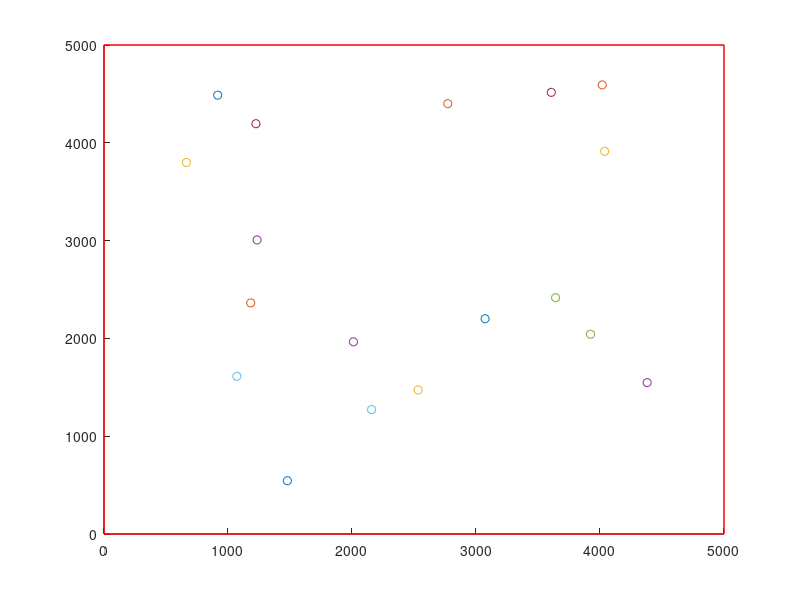

Source code (MATLAB): (Note: this script raises an error after producing the figure.)
%% Generate wells
% 10ft of screen length for every 100 gpm
% 3.048 m                         545 m^3/day

Q_tot = 0;
wells = [];
while Q_tot < 5000
    while true
        xw = 400 + (4600 - 400)*rand;
        yw = 400 + (4600 - 400)*rand;
        if isempty(wells)
            break;
        else
            mindst = min(sqrt((wells(:,1) - xw).^2 + (wells(:,2) - yw).^2));
            if mindst > 400
                break;
            end
        end
    end
    
    qw = 100 + (500 - 100)*rand;
    slw = 10 + (100-10)*rand;
    r = (250 - slw)*rand;
    bw = -270 + r;
    tw = bw + slw;
    wells = [wells;xw yw tw bw -qw];
    Q_tot = Q_tot + qw;
end
wells(:,5) = wells(:,5).*(-5000/sum(wells(:,5)));
%% write wells to file
fid = fopen('wells_box3d.npsat','w');
fprintf(fid,'%d\n', size(wells,1));
fprintf(fid,'%f %f %f %f %f\n',wells');
fclose(fid);
%% Plot example
% domain
clf 
hold on
plot3([0 5000 5000 0 0],[0 0 5000 5000 0],[-270 -270 -270 -270 -270],'r')
plot3([0 5000 5000 0 0],[0 0 5000 5000 0],[30 30 30 30 30],'r')
plot3([0 0],[0 0],[-270 30],'r')
plot3([5000 5000],[0 0],[-270 30],'r')
plot3([5000 5000],[5000 5000],[-270 30],'r')
plot3([0 0],[5000 5000],[-270 30],'r')
% wells

for ii = 1:size(wells,1)
    plot3([wells(ii,1) wells(ii,1)], [wells(ii,2) wells(ii,2)],[wells(ii,3) wells(ii,4)],'o-')
end
%% define BC polygon on top
bc_poly = ginput(7);
[x2, y2] = poly2ccw(bc(:,1), bc(:,2));
plot3(bc_poly(:,1),bc_poly(:,2), 30*ones(7,1),'g')
%% list the coordinates
fprintf('%.2f %.2f\n', [x2 y2]')
%% one bc_poly example
bc_poly = [...
2506.15 2561.50;...
2709.10 2869.00;...
2819.80 2715.25;...
2616.85 1851.11;...
2034.24 2002.39;...
1930.73 1795.38;...
1731.69 1779.46];
%% left side boundary interpolation function
x = [-10:250:5250];
H(1,:) = 25*(0.3*([1:22].^2.1)/600+1);
EL(1,:) = -30*(0.7*([1:22]/22+1));
H(2,:) = 20*(0.3*([1:22].^2.1)/600+1);
EL(2,:) = -70*(0.7*([1:22]/22+1));
H(3,:) = 10*(0.3*([1:22].^2.1)/600+1);
EL(3,:) = -200*(0.5*([1:22]/22+1));
H(4,:) = 5*(0.3*([1:22].^2.1)/600+1);

bc_left = [cumsum([0 diff(x)])' H(1,:)' EL(1,:)' H(2,:)' EL(2,:)' H(3,:)' EL(3,:)' H(4,:)'];
%%
clf
hold on
EL(1,:) = -30*(0.7*([1:21]/21+1));
EL(2,:) = -70*(0.7*([1:21]/21+1));
EL(3,:) = -200*(0.5*([1:21]/21+1));
plot(x,EL(1,:),'b')
plot(x,EL(2,:),'g')
plot(x,EL(3,:),'r')
%% write left boundary to file
fid = fopen('box3d_leftv1.npsat','w');
fprintf(fid, 'SCATTERED\n');
fprintf(fid, 'VERT\n');
fprintf(fid, 'STRATIFIED\n');
fprintf(fid, '%d %d\n', [size(bc_left,1) 7]);
fprintf(fid, '%f %f %f %f %f %f %f %f\n',bc_left');
fclose(fid);
%% right side boundary
bc_right = [cumsum([0 diff(x)])' [40*(0.4*([1:22].^2.1)/600+1)]'];
fid = fopen('box3d_rightv1.npsat','w');
fprintf(fid, 'SCATTERED\n');
fprintf(fid, 'VERT\n');
fprintf(fid, 'SIMPLE\n');
fprintf(fid, '%d %d\n', [size(bc_right,1) 1]);
fprintf(fid, '%f %f\n',bc_right');
fclose(fid);
%% Test 4
% x y v
bc_pline = [...
2500 0 40;...
4000 0 30;...
5000 0 20;...
5000 1500 30;...
5000 2500 50 ...
];
%% write boundary line function file
fid = fopen('box3d_bnd_lines.npsat', 'w');
fprintf(fid, 'BOUNDARY_LINE\n');
fprintf(fid, '%d %d %f\n', [size(bc_pline,1) 1, 1.0]);
fprintf(fid, '%f %f %f\n', bc_pline');
fclose(fid);
%% Write files for Multipolygon recharge
% First split the domain
plot([0 5000 5000 0 0], [0 0 5000 5000 0]);

% make firts poly
[x, y] = ginput;
poly1 = [x y];
hold on
plot(poly1(:,1), poly1(:,2))

% set two more points to define the second polygon
[x, y] = ginput(2);
poly2 = [poly1(1:2,:); [x y]; [-100 -100]];
plot(poly2(:,1), poly2(:,2))
% make the other polygon as the intersection 
p1 = polyshape(poly1(:,1),poly1(:,2));
p2 = polyshape(poly2(:,1),poly2(:,2));
dom = polyshape([0 5000 5000 0 0], [0 0 5000 5000 0]);

p3 = subtract(dom,p1);
p3 = subtract(p3, p2);
%%
plot(p1)
hold on
plot(p2)
plot(p3)
plot([0 5000 5000 0 0], [0 0 5000 5000 0]);
%% Create interpolation functions for each subdomain
% The first will be scattered
% scatter points on the bounding box
xr = min(p1.Vertices(:,1)) + (max(p1.Vertices(:,1)) - min(p1.Vertices(:,1)))*rand(60,1);
yr = min(p1.Vertices(:,2)) + (max(p1.Vertices(:,2)) - min(p1.Vertices(:,2)))*rand(60,1);
R1 = 0.00001 + (0.0005 - 0.00001)*rand(60,1);
writeScatteredData('p1_rch.npsat', struct('PDIM', 2, 'TYPE', 'HOR', 'MODE', 'SIMPLE'), [xr yr R1]);
%% The second will be gridded with equal spacing and nearest interpolation
xg = linspace(min(p2.Vertices(:,1)), max(p2.Vertices(:,1)), 10);
yg = linspace(min(p2.Vertices(:,2)), max(p2.Vertices(:,2)), 7);
fid = fopen('p2_Xaxis.npsat','w');
fprintf(fid, 'CONST %d\n', length(xg));
fprintf(fid, '%.2f %.2f\n',[xg(1) diff(xg(1:2))]);
fclose(fid);

fid = fopen('p2_Yaxis.npsat','w');
fprintf(fid, 'CONST %d\n', length(yg));
fprintf(fid, '%.2f %.2f\n',[yg(1) diff(yg(1:2))]);
fclose(fid);

fid = fopen('p_Zaxis.npsat','w');
fprintf(fid, 'CONST %d\n', 1);
fprintf(fid, '%.2f %.2f\n', [0 10]);
fclose(fid);

frmt = '%.5f';
for ii = 1:(length(xg)-1)
    frmt = [frmt ' %.5f'];
end
frmt = [frmt '\n'];

p2_data = 0.00001 + (0.001 - 0.00001)*rand(10,7);

fid = fopen('p2_rch.npsat','w');
fprintf(fid,'NEAREST %d %d %d\n', [length(xg), length(yg) 1]);
fprintf(fid,'p2_Xaxis.npsat p2_Yaxis.npsat p_Zaxis.npsat\n');
fprintf(fid, frmt, p2_data');
fclose(fid);
%% The third will be a gridded with linear interpolation with variable step
xgv = min(p3.Vertices(:,1));
while xgv(end) < max(p3.Vertices(:,1))
    dx = 100 + (800 - 100)*rand;
    xgv = [xgv xgv(end) + dx];
end

ygv = min(p3.Vertices(:,2));
while ygv(end) < max(p3.Vertices(:,2))
    dy = 100 + (800 - 100)*rand;
    ygv = [ygv ygv(end) + dy];
end

fid = fopen('p3_Xaxis.npsat','w');
fprintf(fid, 'VAR %d\n', length(xgv));
fprintf(fid, '%.2f\n',xgv);
fclose(fid);

fid = fopen('p3_Yaxis.npsat','w');
fprintf(fid, 'VAR %d\n', length(ygv));
fprintf(fid, '%.2f\n',ygv);
fclose(fid);

pp = peaks(max(length(xgv), length(ygv)));
pp = (pp - min(pp,[],'all'))/(max(pp,[],'all') - min(pp,[],'all'))*0.001;

p3_data = pp(1:7,:)';

frmt = '%.5f';
for ii = 1:(length(xgv)-1)
    frmt = [frmt ' %.5f'];
end
frmt = [frmt '\n'];

fid = fopen('p3_rch.npsat','w');
fprintf(fid,'LINEAR %d %d %d\n', [length(xgv), length(ygv), 1]);
fprintf(fid,'p3_Xaxis.npsat p3_Yaxis.npsat p_Zaxis.npsat\n');
fprintf(fid, frmt, p3_data');
fclose(fid);
%% Print the main recharge file
fid = fopen('mult_var_rch.npsat','w');
fprintf(fid, 'MULTIPOLY\n');
fprintf(fid, '%d\n', 3); %Number of polygons
% poly1
fprintf(fid, '%d %s %s\n', size(p1.Vertices,1), 'SCATTERED', 'p1_rch.npsat');
fprintf(fid, '%.2f %.2f\n', p1.Vertices');
% poly2
fprintf(fid, '%d %s %s\n', size(p2.Vertices,1), 'GRIDDED', 'p2_rch.npsat');
fprintf(fid, '%.2f %.2f\n', p2.Vertices');
% poly3
fprintf(fid, '%d %s %s\n', size(p3.Vertices,1), 'GRIDDED', 'p3_rch.npsat');
fprintf(fid, '%.2f %.2f\n', p3.Vertices');
fclose(fid);
%% Read redist output files
[Vel, Graph] = readRedistVelGrph('output/box3d_testVelnew_0000.vel');
%% plot
plot3(Vel.XYZ(:,1), Vel.XYZ(:,2), Vel.XYZ(:,3),'.')
hold on
plot3(Graph.XYZ(:,1), Graph.XYZ(:,2), Graph.XYZ(:,3),'o')
%% Find the interpolation points for a given cell
icell = 22074;
vpnts = [];
% Add the velocities of the cell itself
for ii = 1:length(Graph.VellCell{icell,1})
    vpnts = [vpnts; Vel.XYZ(Graph.VellCell{icell,1}(ii) + 1,:)];
end
% add the velocities from the neighboring cells
for ii = 1:length(Graph.NeighCells{icell,1})
    ineigh = Graph.NeighCells{icell,1}(ii) + 1;
    for j = 1:length(Graph.VellCell{ineigh,1})
        vpnts = [vpnts; Vel.XYZ(Graph.VellCell{ineigh,1}(j) + 1,:)];
    end
end
clf
plot3(Graph.XYZ(icell,1), Graph.XYZ(icell,2), Graph.XYZ(icell,3),'o')
hold on
plot3(vpnts(:,1), vpnts(:,2), vpnts(:,3), '.')